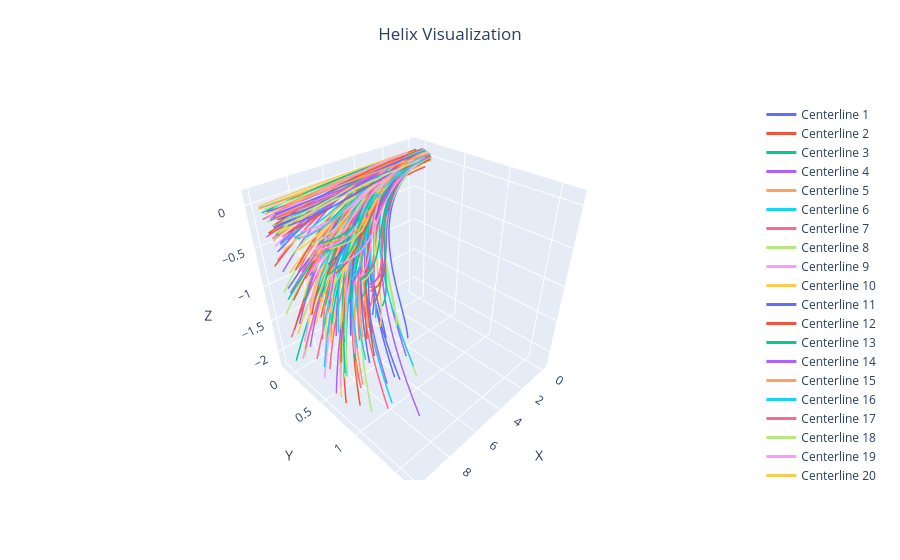

The notebook cell saved with this chart:
### Code cell
# Generating many helices with specific starting points
scalp_pos = np.load("scalp_pos.npy") # positions of each follicle, n_points per follicles, 3
print(scalp_pos.shape)
scalp_pos_small = scalp_pos[:, ::5, :]

# Toy values
twist = np.full(n_sites, np.pi / 6) 
n_sites = 50
curvature_x = np.full(n_sites, 0.05)
# curvature_y = np.full(n_sites, 0.05)

r_ns = []

for i in range(scalp_pos_small.shape[0]):
    # for j in range(scalp_pos_small.shape[1]):
    j = np.random.randint(scalp_pos_small.shape[1])
    r0 = scalp_pos_small[i, j, :]
    n0 = np.eye(3)
    q = np.zeros((3 * n_sites,))
    q[0::3] = twist * np.random.random_sample()
    q[1::3] = curvature_x * np.random.random_sample()
    q[2::3] = 0
    EI = np.ones((3 * n_sites,)) * 0.1  # Uniform stiffness

    # Create and propagate the helix
    helix_instance = Helix(q=q, q0=q, n_sites=n_sites, s=s, L=L, r0=r0, n0=n0, EI=EI)
    r, n = HelixUtil.propagate(helix_instance)
    r_ns.append((r, n))

plot_helix_plotly(r_ns, show_frames=False, frame_scale=0.2)
